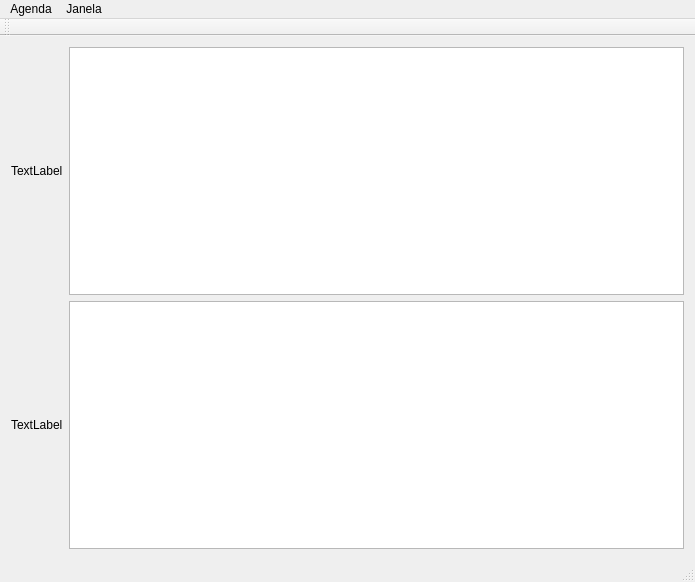
<?xml version="1.0" encoding="UTF-8"?>
<ui version="4.0">
 <class>MainWindow</class>
 <widget class="QMainWindow" name="MainWindow">
  <property name="geometry">
   <rect>
    <x>0</x>
    <y>0</y>
    <width>695</width>
    <height>582</height>
   </rect>
  </property>
  <property name="windowTitle">
   <string>MainWindow</string>
  </property>
  <widget class="QWidget" name="centralWidget">
   <layout class="QVBoxLayout" name="verticalLayout_2">
    <item>
     <layout class="QGridLayout" name="gridLayout">
      <item row="0" column="1">
       <widget class="QPlainTextEdit" name="plainTextEdit"/>
      </item>
      <item row="0" column="0">
       <widget class="QLabel" name="label">
        <property name="text">
         <string>TextLabel</string>
        </property>
       </widget>
      </item>
      <item row="1" column="1">
       <widget class="QPlainTextEdit" name="plainTextEdit_2"/>
      </item>
      <item row="1" column="0">
       <widget class="QLabel" name="label_2">
        <property name="text">
         <string>TextLabel</string>
        </property>
       </widget>
      </item>
     </layout>
    </item>
    <item>
     <layout class="QVBoxLayout" name="verticalLayout"/>
    </item>
   </layout>
  </widget>
  <widget class="QMenuBar" name="menuBar">
   <property name="geometry">
    <rect>
     <x>0</x>
     <y>0</y>
     <width>695</width>
     <height>25</height>
    </rect>
   </property>
   <widget class="QMenu" name="menuAgenda">
    <property name="title">
     <string>Agenda</string>
    </property>
   </widget>
   <widget class="QMenu" name="menuJanela">
    <property name="title">
     <string>Janela</string>
    </property>
   </widget>
   <addaction name="menuAgenda"/>
   <addaction name="menuJanela"/>
  </widget>
  <widget class="QToolBar" name="mainToolBar">
   <attribute name="toolBarArea">
    <enum>TopToolBarArea</enum>
   </attribute>
   <attribute name="toolBarBreak">
    <bool>false</bool>
   </attribute>
  </widget>
  <widget class="QStatusBar" name="statusBar"/>
 </widget>
 <layoutdefault spacing="6" margin="11"/>
 <resources/>
 <connections/>
</ui>
